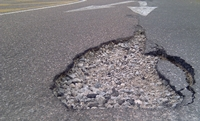
#> input picture data/test/jalan_lubang/497.jpg, 200 x 121 px
$ python -i manual_features.py   (imports and definitions only)
#> lines starting #> are read from the running program, lines starting #| are printed output that depends on the picture
#> further down, picture is the input picture: shape (121, 200, 3); mean B, G, R 125.9, 121.8, 126.1
import cv2
import numpy as np

def preprocess_image(image_bgr, target_size=(64, 64), apply_denoise=True, denoise_method='gaussian'):
    """
    Preprocess image dengan resize dan noise reduction

    Args:
        image_bgr:  Input image dalam format BGR (numpy array)
        target_size: Target size untuk resize (width, height)
        apply_denoise:  Apakah apply denoising atau tidak
        denoise_method:  Metode denoising ('gaussian', 'bilateral', 'nlm')

    Returns:
        Grayscale image yang sudah dipreprocess (numpy array)
    """
#> called with target_size = (64, 64), apply_denoise = True, denoise_method = 'gaussian'
    # Resize image
    resized_image = cv2.resize(image_bgr, target_size, interpolation=cv2.INTER_AREA)
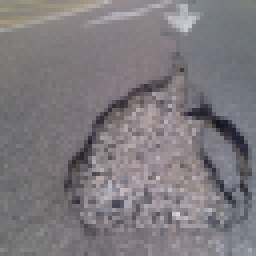
#> resized_image: shape (64, 64, 3) (shown 4 times larger); mean B, G, R 125.9, 121.8, 126

    # Convert to grayscale
    grayscale_image = cv2.cvtColor(resized_image, cv2.COLOR_BGR2GRAY)

    # Apply noise reduction (optional)
    if apply_denoise:
        if denoise_method == 'gaussian':
            # Gaussian Blur - Fast, mild denoising
            denoised_image = cv2.GaussianBlur(grayscale_image, (3, 3), 0)
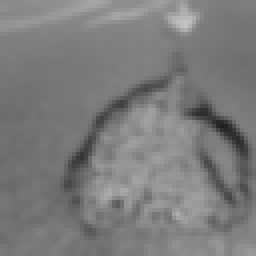
#> denoised_image: shape (64, 64) (shown 4 times larger); min 31, max 195, mean 123.6

        elif denoise_method == 'bilateral':
            # Bilateral Filter - Slower, better edge preservation
            denoised_image = cv2.bilateralFilter(grayscale_image, d=5, sigmaColor=50, sigmaSpace=50)

        elif denoise_method == 'nlm':
            # Non-local Means Denoising - Best quality, slowest
            denoised_image = cv2.fastNlMeansDenoising(grayscale_image, h=10)

        else:
            raise ValueError(f"Unknown denoise method: {denoise_method}")

        return denoised_image

    return grayscale_image


# [241 lines left out: functions lbp_manual, glcm_manual, glcm_features, knn_manual, extract_features_manual, not called in this run]

>>> import cv2
>>> picture = cv2.imread('../data/test/jalan_lubang/497.jpg')
>>> result = preprocess_image(picture)

$ run again, on data/test/jalan_lubang/501.jpg
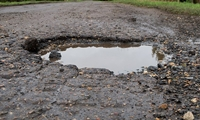
#> input picture data/test/jalan_lubang/501.jpg, 200 x 120 px
#> picture is the input picture: shape (120, 200, 3); mean B, G, R 108.8, 112.2, 116.7
#> in preprocess_image, `grayscale_image = cv2.cvtColor(resized_image, cv2.COLOR_BGR2GRAY)`:
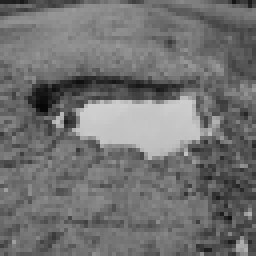
#> grayscale_image: shape (64, 64) (shown 4 times larger); min 7, max 207, mean 113.2
#> in preprocess_image, `denoised_image = cv2.GaussianBlur(grayscale_image, (3, 3), 0)`:
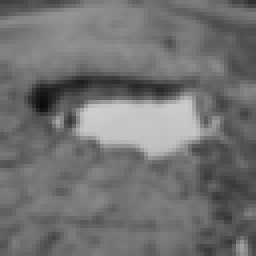
#> denoised_image: shape (64, 64) (shown 4 times larger); min 10, max 206, mean 113.3

$ run again, on data/test/jalan_lubang/503.jpg
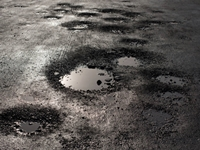
#> input picture data/test/jalan_lubang/503.jpg, 200 x 150 px
#> picture is the input picture: shape (150, 200, 3); mean B, G, R 84.1, 87.2, 91.1
#> in preprocess_image, `resized_image = cv2.resize(image_bgr, target_size, interpolation=cv2.I..`:
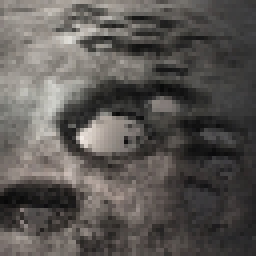
#> resized_image: shape (64, 64, 3) (shown 4 times larger); mean B, G, R 84.1, 87.2, 91.1
#> in preprocess_image, `denoised_image = cv2.GaussianBlur(grayscale_image, (3, 3), 0)`:
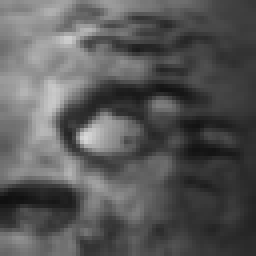
#> denoised_image: shape (64, 64) (shown 4 times larger); min 16, max 217, mean 88

$ run again, on data/test/jalan_lubang/505.jpg
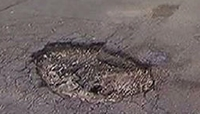
#> input picture data/test/jalan_lubang/505.jpg, 200 x 114 px
#> picture is the input picture: shape (114, 200, 3); mean B, G, R 100.8, 100.5, 111.8
#> in preprocess_image, `resized_image = cv2.resize(image_bgr, target_size, interpolation=cv2.I..`:
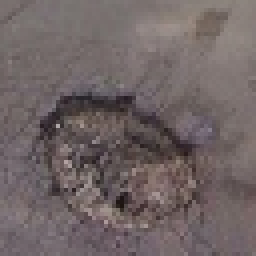
#> resized_image: shape (64, 64, 3) (shown 4 times larger); mean B, G, R 100.8, 100.5, 111.8
#> in preprocess_image, `denoised_image = cv2.GaussianBlur(grayscale_image, (3, 3), 0)`:
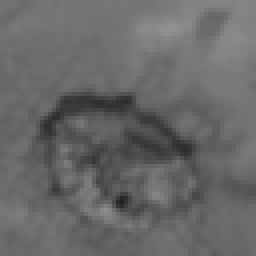
#> denoised_image: shape (64, 64) (shown 4 times larger); min 33, max 144, mean 104
